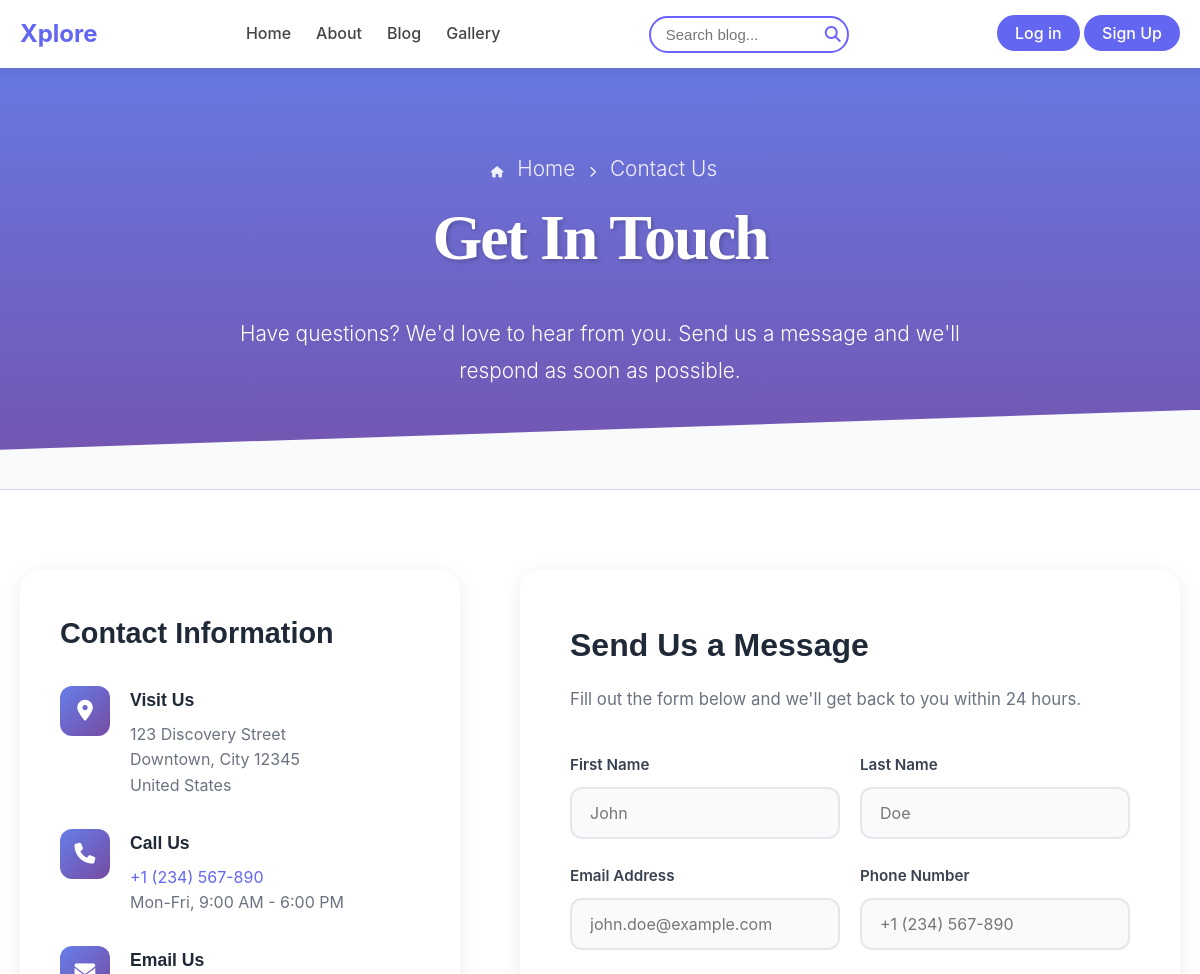
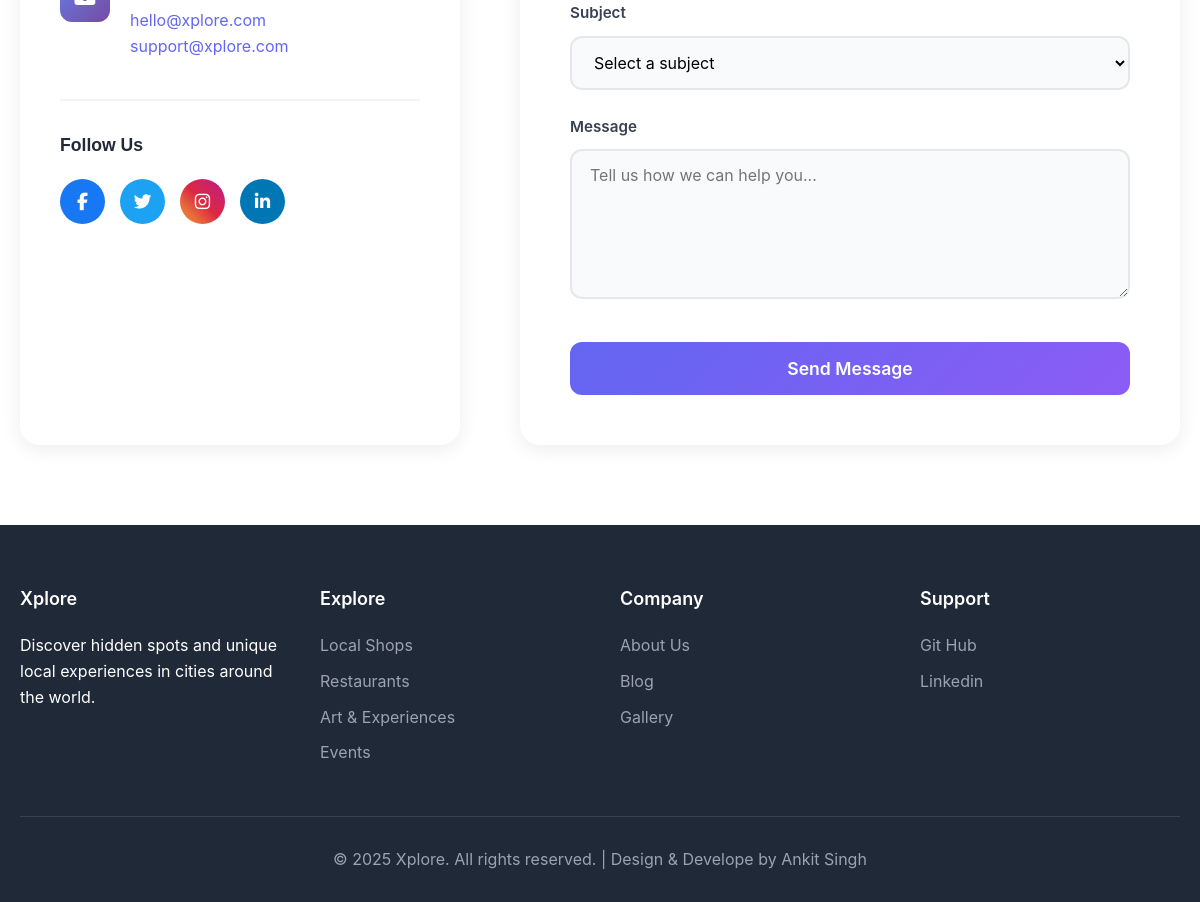
Page /contact/ on the committed database (2 pictures, top to bottom).
### website/models.py (models this page shows, shortened)
class Header(models.Model):
    logo_text = models.CharField(max_length=100, default="Xplore")
    url = models.URLField(max_length=200)
    show_login = models.BooleanField(default=True)
    show_signup = models.BooleanField(default=True)

class NavLink(models.Model):
    name = models.CharField(max_length=100)
    url = models.URLField(max_length=200)

class FooterBrand(models.Model):
    brand_name = models.CharField(max_length=100, default="Xplore")
    description = models.TextField(
        blank=True, null=True
    )  # Example: "Discover hidden spots ..."
    year = models.IntegerField(default=2025)
    tagline = models.CharField(
        max_length=255, blank=True, null=True
    )  # Example: "Made with  for local discovery"

class FooterSection(models.Model):
    title = models.CharField(max_length=100)  # Example: "Explore", "Company"

class FooterLink(models.Model):
    section = models.ForeignKey(
        FooterSection, on_delete=models.CASCADE, related_name="links"
    )
    name = models.CharField(max_length=100)  # Example: "Local Shops", "About Us"
    url = models.URLField(max_length=300)

### website/views.py (the view)
# urls.py: path("contact/", views.contact_views, name="contact"),
def contact_views(request):
    return render(request, "contact.html", {})

### blog/context_processors.py (called while the page is built)
def get_categories(request):
    categories = Category.objects.all()
    return dict(categories=categories)

### website/context_processors.py (called while the page is built)
def common_data(request):
    return {
        "header_key": Header.objects.first(),
        "nav_key": NavLink.objects.all(),
        "brand": FooterBrand.objects.first(),
        "sections": FooterSection.objects.prefetch_related("links").all(),
    }

### website/templates/contact.html (shortened to what this page needs)
{% extends "base.html" %}
{% load static %}
{% block content %}
        <section class="contact-hero-section">
            <p class="contact-breadcrumb">
                <i class="fas fa-home"></i> Home <i class="fas fa-chevron-right"></i> Contact Us
            </p>
            <h1>Get In Touch</h1>
            <p>Have questions? We'd love to hear from you. Send us a message and we'll respond as soon as possible.</p>
        </section>
        <div class="contact-container">
            <div class="contact-content">
                <div class="contact-info-section">
                    <h2 class="contact-info-title">Contact Information</h2>
                    <div class="contact-info-item">
                        <div class="contact-info-icon">
                            <i class="fas fa-map-marker-alt"></i>
                        </div>
                        <div class="contact-info-details">
                            <h3>Visit Us</h3>
                            <p>123 Discovery Street<br>Downtown, City 12345<br>United States</p>
                        </div>
                    </div>
                    <div class="contact-info-item">
                        <div class="contact-info-icon">
                            <i class="fas fa-phone"></i>
                        </div>
                        <div class="contact-info-details">
                            <h3>Call Us</h3>
                            <p><a href="tel:+1234567890">+1 (234) 567-890</a><br>Mon-Fri, 9:00 AM - 6:00 PM</p>
                        </div>
                    </div>
                    <div class="contact-info-item">
                        <div class="contact-info-icon">
                            <i class="fas fa-envelope"></i>
                        </div>
                        <div class="contact-info-details">
                            <h3>Email Us</h3>
                            <p><a href="mailto:hello@xplore.com">hello@xplore.com</a><br><a href="mailto:support@xplore.com">support@xplore.com</a></p>
                        </div>
                    </div>
                    <div class="contact-social">
                        <h3>Follow Us</h3>
                        <div class="contact-social-links">
                            <a href="#" class="contact-social-link facebook">
                                <i class="fab fa-facebook-f"></i>
                            </a>
                            <a href="#" class="contact-social-link twitter">
                                <i class="fab fa-twitter"></i>
                            </a>
                            <a href="#" class="contact-social-link instagram">
                                <i class="fab fa-instagram"></i>
                            </a>
                            <a href="#" class="contact-social-link linkedin">
                                <i class="fab fa-linkedin-in"></i>
                            </a>
                        </div>
                    </div>
                </div>
                <div class="contact-form-section">
                    <h2 class="contact-form-title">Send Us a Message</h2>
                    <p class="contact-form-subtitle">Fill out the form below and we'll get back to you within 24 hours.</p>
                    <form action="#" method="POST">
                        <div class="contact-form-row">
                            <div class="contact-form-group">
                                <label for="firstName">First Name</label>
                                <input type="text" id="firstName" name="firstName" placeholder="John" required>
                            </div>
                            <div class="contact-form-group">
                                <label for="lastName">Last Name</label>
                                <input type="text" id="lastName" name="lastName" placeholder="Doe" required>
                            </div>
                        </div>
                        <div class="contact-form-row">
                            <div class="contact-form-group">
                                <label for="email">Email Address</label>
                                <input type="email" id="email" name="email" placeholder="john.doe@example.com" required>
                            </div>
                            <div class="contact-form-group">
                                <label for="phone">Phone Number</label>
                                <input type="tel" id="phone" name="phone" placeholder="+1 (234) 567-890">
                            </div>
                        </div>
                        <div class="contact-form-group">
                            <label for="subject">Subject</label>
                            <select id="subject" name="subject" required>
                                <option value="">Select a subject</option>
                            </select>
                        </div>
                        <div class="contact-form-group">
                            <label for="message">Message</label>
                            <textarea id="message" name="message" placeholder="Tell us how we can help you..." required></textarea>
                        </div>
                        <button type="submit" class="contact-submit-btn">Send Message</button>
                    </form>
                </div>
            </div>
        </div>
{% endblock %}

### website/templates/partial/header.html (shortened to what this page needs)
<header class="site-header">
  <nav class="site-nav">
    <div class="site-logo">
      <a href="{{ header_key.url }}">{{ header_key.logo_text }}</a>
    </div>
    <ul class="site-nav-links" id="navMenu">
      {% for link in nav_key %}
      <li><a href="{{ link.url }}">{{ link.name }}</a></li>
      {% endfor %}
    </ul>
    <div class="site-search">
      <form method="GET" action="{% url 'search'%}">
        <input type="search" name="keyword" placeholder="Search blog..." required />
        <button type="submit" class="search-btn">
          <i class="fas fa-search"></i>
        </button>
      </form>
    </div>
    <div class="site-buttons">
      {% if not user.is_authenticated %}
      <a href="{% url 'login' %}" class="btn btn-primary">Log in</a>
      <a href="{% url 'signup' %}" class="btn btn-primary">Sign Up</a>
      {% else %}
      <span><a href="{% url 'dashboard' %}">Dashboard</a></span>
      <span><a href="{% url 'logout' %}">logout</a></span>
      {% endif %}
    </div>
  </nav>
</header>

### website/templates/partial/fotter.html
<footer class="footer">
    <div class="container">
        <div class="footer-content">
            <div class="footer-section">
                <h3>{{ brand.brand_name }}</h3>
                <p>{{ brand.description }}</p>
            </div>
            {% for section in sections %}
            <div class="footer-section">
                <h3>{{ section.title }}</h3>
                <ul>
                    {% for link in section.links.all %}
                    <li><a href="{{ link.url }}">{{ link.name }}</a></li>
                    {% endfor %}
                </ul>
            </div>
            {% endfor %}
        </div>
        <div class="footer-bottom">
            <p>&copy; {{ brand.year }} {{ brand.brand_name }}. All rights reserved. | {{ brand.tagline }}</p>
        </div>
    </div>
</footer>

### website/static/web_css/style.css (style rules this page uses)
* { margin: 0; padding: 0; box-sizing: border-box; }
body { font-family: 'Inter', -apple-system, BlinkMacSystemFont, 'Segoe UI', Roboto, sans-; line-height: 1.6; color: #333; }
.container { max-width: 1200px; margin: 0 auto; padding: 0 20px; }
.site-header { background: #fff; padding: 15px 0; box-shadow: 0 2px 10px rgba(0, 0, 0, 0.1); position: fixed; width: 100%; top: 0; z-index: 1000; }
.site-nav { max-width: 1200px; margin: 0 auto; padding: 0 20px; display: flex; align-items: center; justify-content: space-between; flex-wrap: wrap; }
.site-logo a { font-size: 24px; font-weight: 700; color: #6366f1; text-decoration: none; }
.site-nav-links { display: flex; list-style: none; gap: 25px; }
.site-nav-links li a { text-decoration: none; color: #444; font-weight: 500; transition: color 0.3s ease; }
.site-search { position: relative; max-width: 200px; width: 100%; }
.site-search form { position: relative; width: 100%; }
.site-search input { width: 100%; padding: 8px 38px 8px 15px; border: 2px solid #6c63ff; border-radius: 25px; outline: none; font-size: 15px; transition: all 0.3s ease; }
.site-search .search-btn { position: absolute; right: 8px; top: 50%; transform: translateY(-50%); background: none; border: none; cursor: pointer; padding: 0; }
.site-search .search-btn i { color: #6c63ff; font-size: 16px; transition: color 0.3s ease; }
.site-buttons a { background: #6366f1; color: #fff; padding: 8px 18px; border-radius: 25px; text-decoration: none; font-weight: 500; transition: background 0.3s ease; }
.btn { padding: 10px 20px; border-radius: 25px; text-decoration: none; font-weight: 600; transition: all 0.3s; border: none; cursor: pointer; }
.btn-primary { background: linear-gradient(135deg, #6366f1, #8b5cf6); color: white; }
.footer { background: #1f2937; color: white; padding: 60px 0 30px; }
.footer-content { display: grid; grid-template-columns: repeat(auto-fit, minmax(250px, 1fr)); gap: 40px; margin-bottom: 40px; }
.footer-section h3 { margin-bottom: 20px; font-size: 18px; font-weight: 600; }
.footer-section ul { list-style: none; }
.footer-section ul li { margin-bottom: 10px; }
.footer-section ul li a { color: #9ca3af; text-decoration: none; transition: color 0.3s; }
.footer-bottom { border-top: 1px solid #374151; padding-top: 30px; text-align: center; color: #9ca3af; }

### rows in the picture
Header: logo_text "Xplore"
NavLink: name "Home"
NavLink: name "About"
NavLink: name "Blog"
NavLink: name "Gallery"
FooterBrand: brand_name "Xplore", description "Discover hidden spots and unique local experiences in cities around the world.", year "2025", tagline "Design & Develope by Ankit Singh"
FooterSection: title "Explore"
FooterLink: name "Local Shops"
FooterLink: name "Restaurants"
FooterLink: name "Art & Experiences"
FooterLink: name "Events"
FooterSection: title "Company"
FooterLink: name "About Us"
FooterLink: name "Blog"
FooterLink: name "Gallery"
FooterSection: title "Support"
FooterLink: name "Git Hub"
FooterLink: name "Linkedin"
